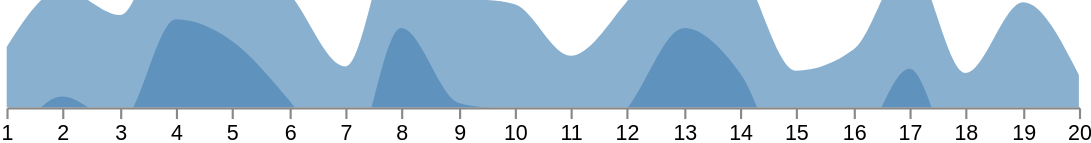

Express this chart as Vega-Lite.
### Vega specification from a JSON file in a GitHub repository (floating-point values rounded to 4 significant figures)
{"$schema": "https://vega.github.io/schema/vega/v3.0.json", "width": 500, "height": 50, "signals": [{"name": "layers", "value": 2, "on": [{"events": "mousedown!", "update": "1 + (layers % 4)"}]}, {"name": "vheight", "update": "height * layers"}, {"name": "opacity", "update": "pow(layers, -2/3)"}], "data": [{"name": "layer_indices", "values": [0, 1, 2, 3], "transform": [{"type": "filter", "expr": "datum.data < layers"}, {"type": "formula", "expr": "datum.data * -height", "as": "offset"}]}, {"name": "table", "values": [{"x": 1, "y": 28}, {"x": 2, "y": 55}, {"x": 3, "y": 43}, {"x": 4, "y": 91}, {"x": 5, "y": 81}, {"x": 6, "y": 53}, {"x": 7, "y": 19}, {"x": 8, "y": 87}, {"x": 9, "y": 52}, {"x": 10, "y": 48}, {"x": 11, "y": 24}, {"x": 12, "y": 49}, {"x": 13, "y": 87}, {"x": 14, "y": 66}, {"x": 15, "y": 17}, {"x": 16, "y": 27}, {"x": 17, "y": 68}, {"x": 18, "y": 16}, {"x": 19, "y": 49}, {"x": 20, "y": 15}]}], "scales": [{"name": "x", "type": "linear", "range": "width", "zero": false, "round": true, "domain": {"data": "table", "field": "x"}}, {"name": "y", "type": "linear", "range": [{"signal": "vheight"}, 0], "nice": true, "zero": true, "domain": {"data": "table", "field": "y"}}], "axes": [{"orient": "bottom", "scale": "x", "tickCount": 20}], "marks": [{"type": "group", "encode": {"update": {"width": {"field": {"group": "width"}}, "height": {"field": {"group": "height"}}, "clip": {"value": true}}}, "marks": [{"type": "group", "from": {"data": "layer_indices"}, "encode": {"update": {"y": {"field": "offset"}}}, "marks": [{"type": "area", "from": {"data": "table"}, "encode": {"enter": {"interpolate": {"value": "monotone"}, "x": {"scale": "x", "field": "x"}, "fill": {"value": "steelblue"}}, "update": {"y": {"scale": "y", "field": "y"}, "y2": {"scale": "y", "value": 0}, "fillOpacity": {"signal": "opacity"}}}}]}]}]}
